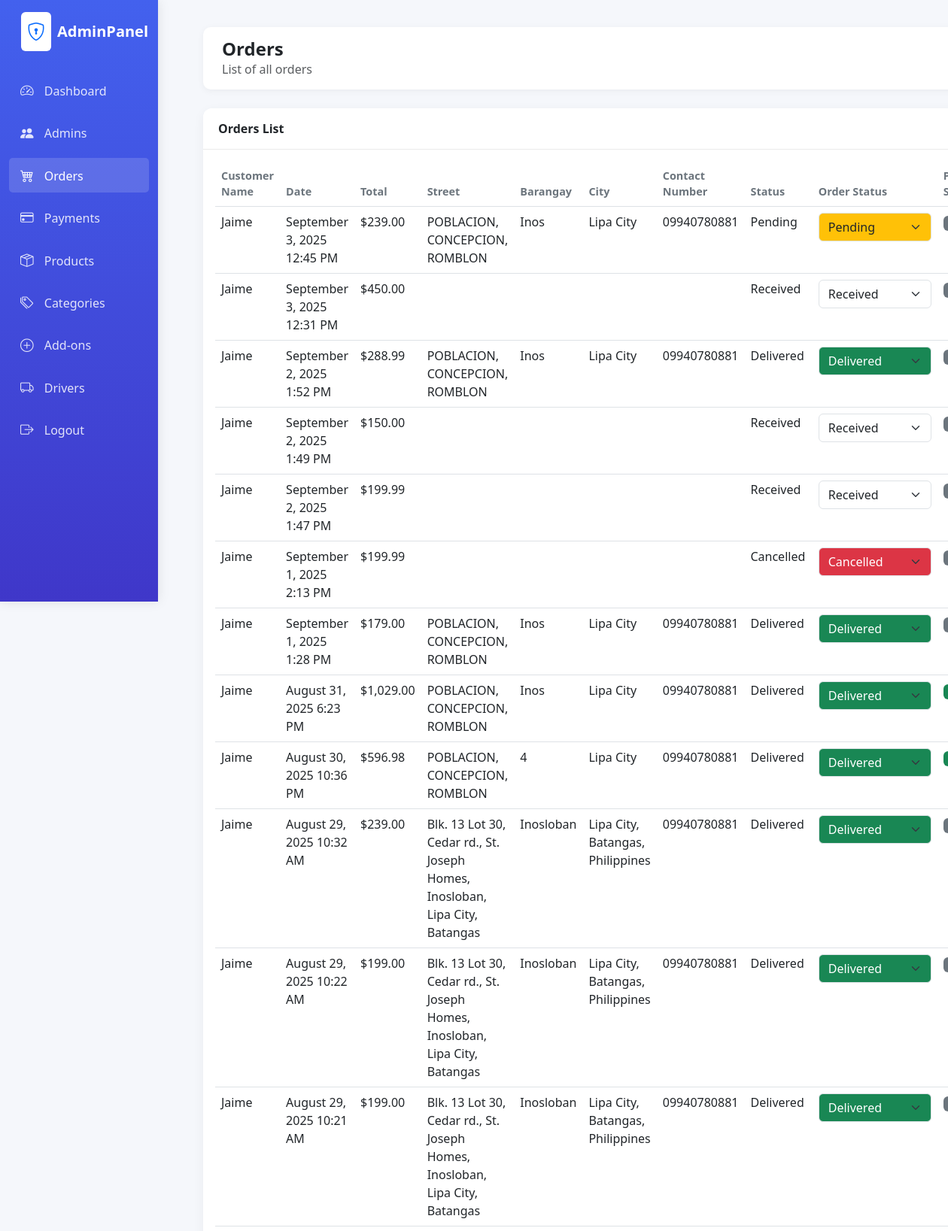
Screenshot of /admin/orders.php (signed in, upper part) with the database file from the repository.
### tables this page shows
CREATE TABLE `payment` (
  `Payment_ID` int(11) NOT NULL,
  `Payment_Date` datetime NOT NULL DEFAULT current_timestamp(),
  `Payment_Method` varchar(50) NOT NULL,
  `Payment_Amount` decimal(10,2) NOT NULL,
  `Order_ID` int(11) NOT NULL,
  `Admin_ID` int(11) NOT NULL,
  `payment_status` enum('Unpaid','Paid') NOT NULL DEFAULT 'Unpaid'
);

CREATE TABLE `orders` (
  `Order_ID` int(11) NOT NULL,
  `Order_Date` datetime NOT NULL DEFAULT current_timestamp(),
  `Order_Amount` decimal(10,2) NOT NULL,
  `Customer_ID` int(11) NOT NULL,
  `Assigned_Driver_ID` int(11) DEFAULT NULL,
  `Street` varchar(255) DEFAULT NULL,
  `Barangay` varchar(100) DEFAULT NULL,
  `City` varchar(100) DEFAULT NULL,
  `Contact_Number` varchar(30) DEFAULT NULL,
  `order_type` enum('Pickup','Delivery') NOT NULL DEFAULT 'Delivery',
  `order_status` enum('Pending','Processing','Ready to pick up','Received','Ready to deliver','On the way','Delivered','Cancelled') NOT NULL DEFAULT 'Pending',
  `Driver_Status` enum('assigned','accepted','on_the_way','picked_up','delivered','rejected') NOT NULL DEFAULT 'assigned',
  `Picked_Up_At` datetime DEFAULT NULL,
  `On_The_Way_At` datetime DEFAULT NULL,
  `Delivered_At` datetime DEFAULT NULL,
  `Delivery_Fee` decimal(10,2) NOT NULL DEFAULT 0.00,
  `Delivery_Distance_Km` decimal(6,2) DEFAULT NULL,
  `payment_received_at` datetime DEFAULT NULL,
  `payment_received_by` varchar(100) DEFAULT NULL,
  `Proof_Photo` varchar(255) DEFAULT NULL
);

CREATE TABLE `customer` (
  `Customer_ID` int(11) NOT NULL,
  `Customer_Name` varchar(100) NOT NULL,
  `Customer_Email` varchar(100) NOT NULL,
  `Customer_Password` varchar(255) NOT NULL,
  `reset_token` varchar(255) DEFAULT NULL,
  `reset_expires` datetime DEFAULT NULL,
  `is_verified` tinyint(1) NOT NULL DEFAULT 0,
  `verification_token` varchar(128) DEFAULT NULL,
  `verification_sent_at` datetime DEFAULT NULL,
  `verified_at` datetime DEFAULT NULL
);

### admin/classes/database.php (called while the page is built, shortened)
<?php
class database{
    function opencon() {
        return new PDO(
            'mysql:host=localhost;dbname=naitsa',
            'root',
            ''
        );
    }
    function fetchOrders() {
        $con = $this->opencon();
        $stmt = $con->prepare("
            SELECT o.*, p.payment_status, o.Driver_Status
            FROM orders o
            LEFT JOIN payment p ON o.Order_ID = p.Order_ID
            ORDER BY o.Order_Date DESC
        ");
        $stmt->execute();
        return $stmt->fetchAll(PDO::FETCH_ASSOC);
    }
function getCustomerNameById($customer_id) {
    $con = $this->opencon();
    $stmt = $con->prepare("SELECT Customer_Name FROM customer WHERE Customer_ID = ?");
    $stmt->execute([$customer_id]);
    $name = $stmt->fetchColumn();
    return $name ?: 'Unknown';
}
}

### admin/orders.php (the view, shortened to what this page needs)
<?php
require_once('classes/database.php');
$db = new database();
try {
    $orders = $db->fetchOrders();
} catch (PDOException $e) {
    $error = "Database Error: " . $e->getMessage();
}
function admin_display_status($row) {
    $isDelivery = !empty($row['Street']) || !empty($row['City']) || !empty($row['Contact_Number']);
    if (!empty($row['order_status']) && $row['order_status'] === 'Processing') {
        return 'Preparing';
    }
    return $row['order_status'] ?? 'Pending';
}
?>
<!DOCTYPE html>
<html lang="en">
<head>
    <link href="https://cdn.jsdelivr.net/npm/bootstrap@5.3.0/dist/css/bootstrap.min.css" rel="stylesheet">
    <link rel="stylesheet" href="https://cdn.jsdelivr.net/npm/bootstrap-icons@1.10.0/font/bootstrap-icons.css">
    <link rel="stylesheet" href="assets/css/style.css">
</head>
<body class="dashboard-page">
    <div class="container-fluid">
        <div class="row">
            <div class="col-md-2 col-lg-2 d-md-block sidebar collapse" id="sidebarCollapse">
                <?php include 'sidebar.php'; ?>
            </div>
            <div class="col-md-10 col-lg-10 main-content">
                <div class="header d-flex justify-content-between align-items-center mt-3">
                    <div>
                        <h4 class="mb-0 fw-bold">Orders</h4>
                        <p class="mb-0 text-muted">List of all orders</p>
                    </div>
                </div>
                <div class="card mt-3">
                    <div class="card-header d-flex justify-content-between align-items-center">
                        <span>Orders List</span>
                    </div>
                    <div class="card-body">
                        <div class="table-responsive">
                            <table class="table table-hover">
                                <thead>
                                    <tr>
                                        <th>Customer Name</th>
                                        <th>Date</th>
                                        <th>Total</th>
                                        <th>Street</th>
                                        <th>Barangay</th>
                                        <th>City</th>
                                        <th>Contact Number</th>
                                        <th>Status</th>
                                        <th>Order Status</th>
                                        <th>Payment Status</th>
                                    </tr>
                                </thead>
                                <tbody>
                                    <?php foreach ($orders as $order): ?>
                                    <tr>
                                        <td>
                                            <?= htmlspecialchars($db->getCustomerNameById($order['Customer_ID'])) ?>
                                        </td>
                                        <td><?= date('F j, Y g:i A', strtotime($order['Order_Date'])) ?></td>
                                        <td>$<?= number_format($order['Order_Amount'], 2) ?></td>
                                        <td><?= htmlspecialchars($order['Street']) ?></td>
                                        <td><?= htmlspecialchars($order['Barangay']) ?></td>
                                        <td><?= htmlspecialchars($order['City']) ?></td>
                                        <td><?= htmlspecialchars($order['Contact_Number']) ?></td>
                                        <td><?= htmlspecialchars(admin_display_status($order)) ?></td>
                                        <td>
                                            <form method="post" action="orders.php" style="display:inline;">
                                                <select
                                                    name="order_status"
                                                    class="form-select order-status-select
                                                        <?php
                                                            if ($order['order_status'] === 'Pending') echo ' bg-warning text-dark';
                                                            elseif ($order['order_status'] === 'Processing') echo ' bg-info text-dark';
                                                            elseif ($order['order_status'] === 'Delivered') echo ' bg-success text-white';
                                                            elseif ($order['order_status'] === 'Cancelled') echo ' bg-danger text-white';
                                                        ?>"
                                                    onchange="this.form.submit()"
                                                    style="min-width:150px;"
                                                >
                                                    <?php
                                                    $isDelivery = !empty($order['Street']) || !empty($order['City']) || !empty($order['Contact_Number']);
                                                    if ($isDelivery) {
                                                        $options = ['Pending', 'Processing', 'Ready to deliver', 'On the way', 'Delivered', 'Cancelled'];
                                                    } else {
                                                        $options = ['Pending', 'Processing', 'Ready to pick up', 'Received', 'Cancelled'];
                                                    }
                                                    foreach ($options as $opt) {
                                                        $selected = ($order['order_status'] === $opt) ? 'selected' : '';
                                                        echo "<option value=\"$opt\" $selected>$opt</option>";
                                                    }
                                                    ?>
                                                </select>
                                            </form>
                                        </td>
                                        <td>
                                            <span class="badge <?= ($order['payment_status'] ?? '') === 'Paid' ? 'bg-success' : 'bg-secondary' ?>">
                                            </span>
                                        </td>
                                    </tr>
                                    <?php endforeach; ?>
                                </tbody>
                            </table>
                        </div>
                    </div>
                </div>
            </div>
        </div>
    </div>
</body>
</html>

### admin/assets/css/style.css (style rules this page uses)
:root { --primary-color: #4361ee; --secondary-color: #3f37c9; --light-bg: #f8f9fa; --dark-text: #212529; --success-color: #4cc9f0; --warning-color: #f72585; }
.dashboard-page { background-color: #f5f7fb; font-family: 'Segoe UI', Tahoma, Geneva, Verdana, sans-serif; }
.sidebar { background: linear-gradient(180deg, var(--primary-color), var(--secondary-color)); color: white; height: 100vh; position: fixed; box-shadow: 0 0 15px rgba(0,0,0,0.1); }
.main-content { margin-left: 250px; padding: 20px; }
.header { background: white; padding: 15px 25px; border-radius: 10px; box-shadow: 0 2px 10px rgba(0,0,0,0.05); margin-bottom: 25px; }
.card { border: none; border-radius: 12px; box-shadow: 0 4px 15px rgba(0,0,0,0.05); margin-bottom: 25px; transition: transform 0.3s; }
.card-header { background-color: white; border-bottom: 1px solid #eaeaea; padding: 15px 20px; border-radius: 12px 12px 0 0 !important; font-weight: 600; }
.table th { font-weight: 600; color: #6c757d; font-size: 0.9rem; }
:root { --primary-color: #4361ee; --secondary-color: #3f37c9; --light-bg: #f8f9fa; --dark-text: #212529; }

### rows the page displays
payment: Order_ID.Customer_Name "Jaime", Order_ID.Order_Date "September 3, 2025 12:45 PM", Order_ID.Order_Amount "239.00", Order_ID.Street "POBLACION, CONCEPCION, ROMBLON", Order_ID.Barangay "Inos", Order_ID.City "Lipa City", Order_ID.Contact_Number "09940780881", Order_ID.order_status "Pending", order_status "Pending"
payment: Order_ID.Customer_Name "Jaime", Order_ID.Order_Date "September 3, 2025 12:31 PM", Order_ID.Order_Amount "450.00", Order_ID.order_status "Received", order_status "Received"
payment: Order_ID.Customer_Name "Jaime", Order_ID.Order_Date "September 2, 2025 1:52 PM", Order_ID.Order_Amount "288.99", Order_ID.Street "POBLACION, CONCEPCION, ROMBLON", Order_ID.Barangay "Inos", Order_ID.City "Lipa City", Order_ID.Contact_Number "09940780881", Order_ID.order_status "Delivered", order_status "Delivered"
payment: Order_ID.Customer_Name "Jaime", Order_ID.Order_Date "September 2, 2025 1:49 PM", Order_ID.Order_Amount "150.00", Order_ID.order_status "Received", order_status "Received"
payment: Order_ID.Customer_Name "Jaime", Order_ID.Order_Date "September 2, 2025 1:47 PM", Order_ID.Order_Amount "199.99", Order_ID.order_status "Received", order_status "Received"
payment: Order_ID.Customer_Name "Jaime", Order_ID.Order_Date "September 1, 2025 2:13 PM", Order_ID.Order_Amount "199.99", Order_ID.order_status "Cancelled", order_status "Cancelled"
payment: Order_ID.Customer_Name "Jaime", Order_ID.Order_Date "September 1, 2025 1:28 PM", Order_ID.Order_Amount "179.00", Order_ID.Street "POBLACION, CONCEPCION, ROMBLON", Order_ID.Barangay "Inos", Order_ID.City "Lipa City", Order_ID.Contact_Number "09940780881", Order_ID.order_status "Delivered", order_status "Delivered"
payment: Order_ID.Customer_Name "Jaime", Order_ID.Order_Date "August 31, 2025 6:23 PM", Order_ID.Order_Amount "1,029.00", Order_ID.Street "POBLACION, CONCEPCION, ROMBLON", Order_ID.Barangay "Inos", Order_ID.City "Lipa City", Order_ID.Contact_Number "09940780881", Order_ID.order_status "Delivered", order_status "Delivered"
payment: Order_ID.Customer_Name "Jaime", Order_ID.Order_Date "August 30, 2025 10:36 PM", Order_ID.Order_Amount "596.98", Order_ID.Street "POBLACION, CONCEPCION, ROMBLON", Order_ID.Barangay "4", Order_ID.City "Lipa City", Order_ID.Contact_Number "09940780881", Order_ID.order_status "Delivered", order_status "Delivered"
payment: Order_ID.Customer_Name "Jaime", Order_ID.Order_Date "August 29, 2025 10:32 AM", Order_ID.Order_Amount "239.00", Order_ID.Street "Blk. 13 Lot 30, Cedar rd., St. Joseph Homes, Inosloban, Lipa City, Batangas", Order_ID.Barangay "Inosloban", Order_ID.City "Lipa City, Batangas, Philippines", Order_ID.Contact_Number "09940780881", Order_ID.order_status "Delivered", order_status "Delivered"
payment: Order_ID.Customer_Name "Jaime", Order_ID.Order_Date "August 29, 2025 10:22 AM", Order_ID.Order_Amount "199.00", Order_ID.Street "Blk. 13 Lot 30, Cedar rd., St. Joseph Homes, Inosloban, Lipa City, Batangas", Order_ID.Barangay "Inosloban", Order_ID.City "Lipa City, Batangas, Philippines", Order_ID.Contact_Number "09940780881", Order_ID.order_status "Delivered", order_status "Delivered"
payment: Order_ID.Customer_Name "Jaime", Order_ID.Order_Date "August 29, 2025 10:21 AM", Order_ID.Order_Amount "199.00", Order_ID.Street "Blk. 13 Lot 30, Cedar rd., St. Joseph Homes, Inosloban, Lipa City, Batangas", Order_ID.Barangay "Inosloban", Order_ID.City "Lipa City, Batangas, Philippines", Order_ID.Contact_Number "09940780881", Order_ID.order_status "Delivered", order_status "Delivered"
